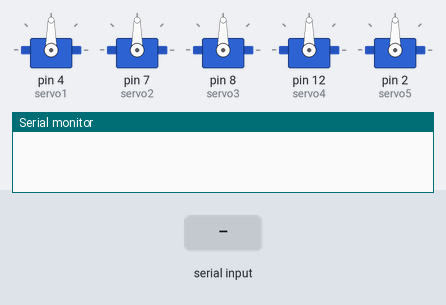
Bench run of a sketch on a simulated Arduino Uno, built with avr-gcc and run on an emulated ATmega328P. On the bench: 5 × servo, the last lines printed to the serial monitor. Inputs (shaded band) come from the test bench.

Above: at 1.2 s.
1.3 s: "30,150\n" received over Serial
At 2.3 s:
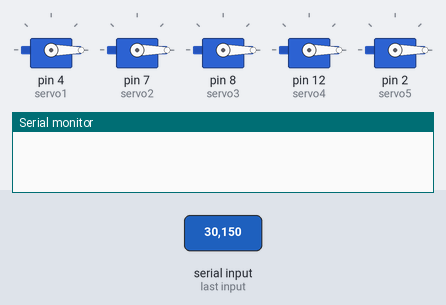
2.8 s: "2\n" received over Serial
At 3.3 s:
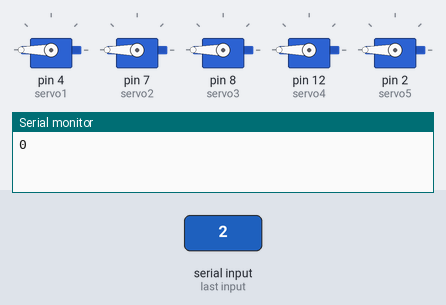
4.3 s: "1\n" received over Serial
At 5.5 s:
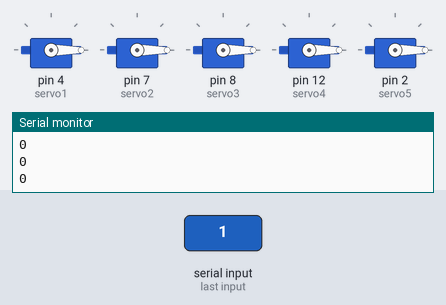
5.8 s: "200\n" received over Serial
At 6.8 s:
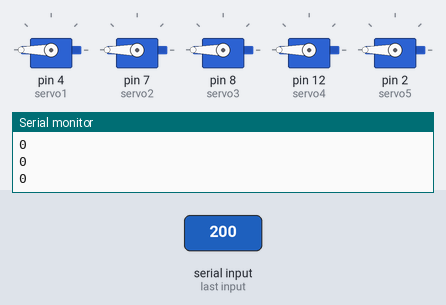
Timing chart, 0 to 8.3 s (numbered marks = the images above; inputs shaded):
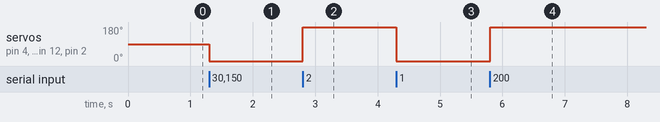

Measured:
- after the input at 1.3 s, servo on pin 4 (servo1), servo on pin 7 (servo2), servo on pin 8 (servo3), servo on pin 12 (servo4), servo on pin 2 (servo5): 90° → 0° at once
- after the input at 2.8 s, servo on pin 4 (servo1), servo on pin 7 (servo2), servo on pin 8 (servo3), servo on pin 12 (servo4), servo on pin 2 (servo5): 0° → 180° at once
- after the input at 4.3 s, servo on pin 4 (servo1), servo on pin 7 (servo2), servo on pin 8 (servo3), servo on pin 12 (servo4), servo on pin 2 (servo5): 180° → 0° at once
- after the input at 5.8 s, servo on pin 4 (servo1), servo on pin 7 (servo2), servo on pin 8 (servo3), servo on pin 12 (servo4), servo on pin 2 (servo5): 0° → 180° at once

The sketch:

arm_control.ino
```cpp
#include<Servo.h>

Servo servo1;
Servo servo2;
Servo servo3;
Servo servo4;
Servo servo5;

int SP1 = 0;
int SP2 = 0;
int SP3 = 0;
int SP4 = 0;
int SP5 = 0;

int whichAction = 10;

void getData(){
  if(Serial.available() > 0){
    whichAction = Serial.read() - '0';
  }
}

void openHand() {
    servo1.write(0);
    servo2.write(0);
    servo3.write(0);
    servo4.write(0);
    servo5.write(0);
}

void closeHand() {
    servo1.write(180);
    servo2.write(180);
    servo3.write(180);
    servo4.write(180);
    servo5.write(180);
}

void setup() {
  // put your setup code here, to run once:
  Serial.begin(9600);
  servo1.attach(4);
  servo2.attach(7);
  servo3.attach(8);
  servo4.attach(12);
  servo5.attach(2);

}

void loop() {
    if (whichAction != 10) {
        if (whichAction == 1) {
            openHand();
            delay(1000);
            Serial.println(0);
        }
        else if (whichAction == 2) {
            closeHand();
            delay(1000);
            Serial.println(0);
        }
    else {

    }
    whichAction = 10;
    }
    else {
        getData();
    }
}
```
